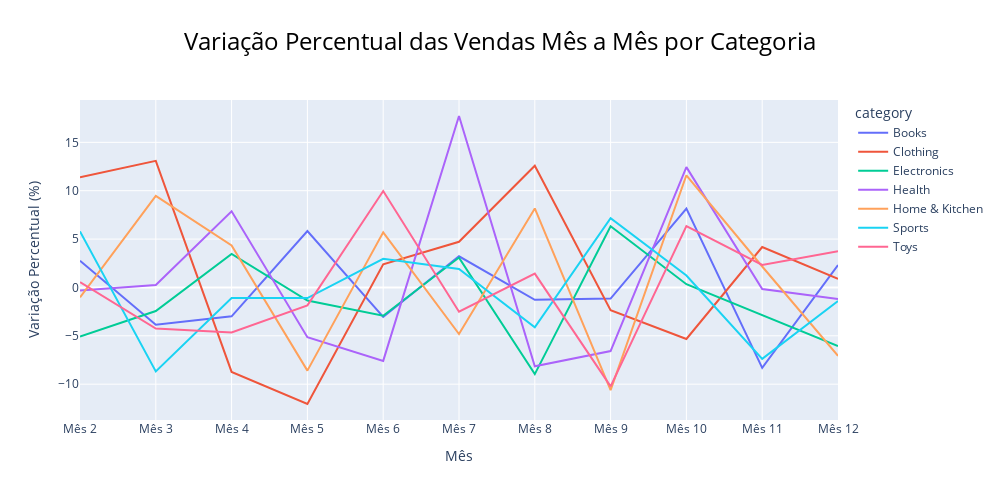

Source (notebook cell):
### Code cell
fig = px.line(df_long, 
              x='month', 
              y='sales_growth', 
              color='category',
              title='Variação Percentual das Vendas Mês a Mês por Categoria',
              labels={'sales_growth': 'Variação Percentual (%)', 'month': 'Mês'})

fig.update_layout(
    title={
        'text': 'Variação Percentual das Vendas Mês a Mês por Categoria',
        'x': 0.5,   
        'xanchor': 'center',   
        'font': {
            'size': 24,  
            'color': 'black'  
        }
    },
    xaxis_title='Mês',
    yaxis_title='Variação Percentual (%)',
    width=1000,  # Largura do gráfico em pixels
    height=500,  # Altura do gráfico em pixels
)

# Exibir o gráfico
fig.show()

### Figure 1 — Plotly figure (JSON) as saved in the notebook; plotly's stock layout.template omitted (floating-point values rounded to 4 significant figures)
{"data": [{"hovertemplate": "category=Books<br>Mês=%{x}<br>Variação Percentual (%)=%{y}<extra></extra>", "legendgroup": "Books", "line": {"color": "#636efa", "dash": "solid"}, "marker": {"symbol": "circle"}, "mode": "lines", "name": "Books", "orientation": "v", "showlegend": true, "type": "scatter", "x": ["Mês 2", "Mês 3", "Mês 4", "Mês 5", "Mês 6", "Mês 7", "Mês 8", "Mês 9", "Mês 10", "Mês 11", "Mês 12"], "xaxis": "x", "y": [2.755, -3.847, -2.986, 5.826, -3.045, 3.223, -1.272, -1.148, 8.15, -8.319, 2.319], "yaxis": "y"}, {"hovertemplate": "category=Clothing<br>Mês=%{x}<br>Variação Percentual (%)=%{y}<extra></extra>", "legendgroup": "Clothing", "line": {"color": "#EF553B", "dash": "solid"}, "marker": {"symbol": "circle"}, "mode": "lines", "name": "Clothing", "orientation": "v", "showlegend": true, "type": "scatter", "x": ["Mês 2", "Mês 3", "Mês 4", "Mês 5", "Mês 6", "Mês 7", "Mês 8", "Mês 9", "Mês 10", "Mês 11", "Mês 12"], "xaxis": "x", "y": [11.39, 13.08, -8.735, -12.05, 2.401, 4.724, 12.58, -2.347, -5.324, 4.181, 0.8858], "yaxis": "y"}, {"hovertemplate": "category=Electronics<br>Mês=%{x}<br>Variação Percentual (%)=%{y}<extra></extra>", "legendgroup": "Electronics", "line": {"color": "#00cc96", "dash": "solid"}, "marker": {"symbol": "circle"}, "mode": "lines", "name": "Electronics", "orientation": "v", "showlegend": true, "type": "scatter", "x": ["Mês 2", "Mês 3", "Mês 4", "Mês 5", "Mês 6", "Mês 7", "Mês 8", "Mês 9", "Mês 10", "Mês 11", "Mês 12"], "xaxis": "x", "y": [-5.076, -2.434, 3.465, -1.352, -2.922, 3.087, -8.957, 6.327, 0.3347, -2.851, -6.059], "yaxis": "y"}, {"hovertemplate": "category=Health<br>Mês=%{x}<br>Variação Percentual (%)=%{y}<extra></extra>", "legendgroup": "Health", "line": {"color": "#ab63fa", "dash": "solid"}, "marker": {"symbol": "circle"}, "mode": "lines", "name": "Health", "orientation": "v", "showlegend": true, "type": "scatter", "x": ["Mês 2", "Mês 3", "Mês 4", "Mês 5", "Mês 6", "Mês 7", "Mês 8", "Mês 9", "Mês 10", "Mês 11", "Mês 12"], "xaxis": "x", "y": [-0.3134, 0.2521, 7.874, -5.138, -7.592, 17.72, -8.146, -6.575, 12.44, -0.1556, -1.199], "yaxis": "y"}, {"hovertemplate": "category=Home & Kitchen<br>Mês=%{x}<br>Variação Percentual (%)=%{y}<extra></extra>", "legendgroup": "Home & Kitchen", "line": {"color": "#FFA15A", "dash": "solid"}, "marker": {"symbol": "circle"}, "mode": "lines", "name": "Home & Kitchen", "orientation": "v", "showlegend": true, "type": "scatter", "x": ["Mês 2", "Mês 3", "Mês 4", "Mês 5", "Mês 6", "Mês 7", "Mês 8", "Mês 9", "Mês 10", "Mês 11", "Mês 12"], "xaxis": "x", "y": [-1.023, 9.458, 4.342, -8.598, 5.694, -4.812, 8.171, -10.62, 11.6, 2.166, -7.074], "yaxis": "y"}, {"hovertemplate": "category=Sports<br>Mês=%{x}<br>Variação Percentual (%)=%{y}<extra></extra>", "legendgroup": "Sports", "line": {"color": "#19d3f3", "dash": "solid"}, "marker": {"symbol": "circle"}, "mode": "lines", "name": "Sports", "orientation": "v", "showlegend": true, "type": "scatter", "x": ["Mês 2", "Mês 3", "Mês 4", "Mês 5", "Mês 6", "Mês 7", "Mês 8", "Mês 9", "Mês 10", "Mês 11", "Mês 12"], "xaxis": "x", "y": [5.798, -8.675, -1.094, -1.104, 2.959, 1.905, -4.113, 7.167, 1.235, -7.379, -1.406], "yaxis": "y"}, {"hovertemplate": "category=Toys<br>Mês=%{x}<br>Variação Percentual (%)=%{y}<extra></extra>", "legendgroup": "Toys", "line": {"color": "#FF6692", "dash": "solid"}, "marker": {"symbol": "circle"}, "mode": "lines", "name": "Toys", "orientation": "v", "showlegend": true, "type": "scatter", "x": ["Mês 2", "Mês 3", "Mês 4", "Mês 5", "Mês 6", "Mês 7", "Mês 8", "Mês 9", "Mês 10", "Mês 11", "Mês 12"], "xaxis": "x", "y": [0.5449, -4.251, -4.659, -1.853, 9.969, -2.514, 1.431, -10.22, 6.345, 2.324, 3.755], "yaxis": "y"}], "layout": {"height": 500, "legend": {"title": {"text": "category"}, "tracegroupgap": 0}, "title": {"font": {"color": "black", "size": 24}, "text": "Variação Percentual das Vendas Mês a Mês por Categoria", "x": 0.5, "xanchor": "center"}, "width": 1000, "xaxis": {"anchor": "y", "domain": [0, 1], "title": {"text": "Mês"}}, "yaxis": {"anchor": "x", "domain": [0, 1], "title": {"text": "Variação Percentual (%)"}}}}
